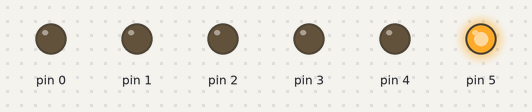
The sketch below on a simulated Arduino Uno, built with avr-gcc and run on an emulated ATmega328P. Parts: output pins drawn as LEDs (lit = HIGH).

Above: at 0.1 s.
At 4.1 s:
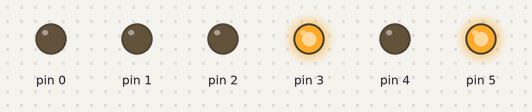
At 9.1 s:
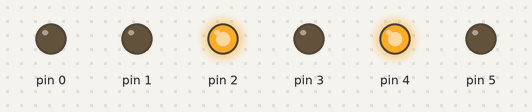
At 19.1 s:
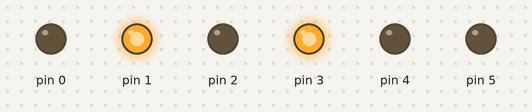
At 29.1 s:
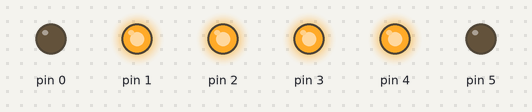
At 39.1 s:
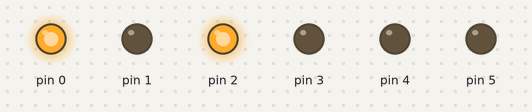
Timing chart, 0 to 40.0 s (numbered marks = the images above):
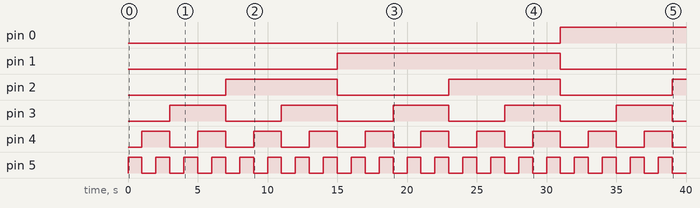

Measured:
- by itself, pin 0: LOW → HIGH at 31.0 s
- by itself, pin 1: LOW → HIGH at 15.0 s, → LOW 16.0 s later
- by itself, pin 2: alternates HIGH for 8.0 s and LOW for 8.0 s
- by itself, pin 3: alternates HIGH for 4.0 s and LOW for 4.0 s
- by itself, pin 4: alternates HIGH for 2.0 s and LOW for 2.0 s
- by itself, pin 5: alternates HIGH for 1.0 s and LOW for 1.0 s

The sketch:

sketch_clock.ino
```cpp
void setup() {
  pinMode(0, OUTPUT);
  pinMode(1, OUTPUT);
  pinMode(2, OUTPUT);
  pinMode(3, OUTPUT);
  pinMode(4, OUTPUT);
  pinMode(5, OUTPUT);
}

int seconds = 0;

void loop() {

  seconds++;

  setPins(seconds % 60);

  delay(1000);

}

void setPins(int num){
  digitalWrite(0, num & 0x20 ? HIGH : LOW);
  digitalWrite(1, num & 0x10 ? HIGH : LOW);
  digitalWrite(2, num & 0x08 ? HIGH : LOW);
  digitalWrite(3, num & 0x04 ? HIGH : LOW);
  digitalWrite(4, num & 0x02 ? HIGH : LOW);
  digitalWrite(5, num & 0x01 ? HIGH : LOW);
}
```
